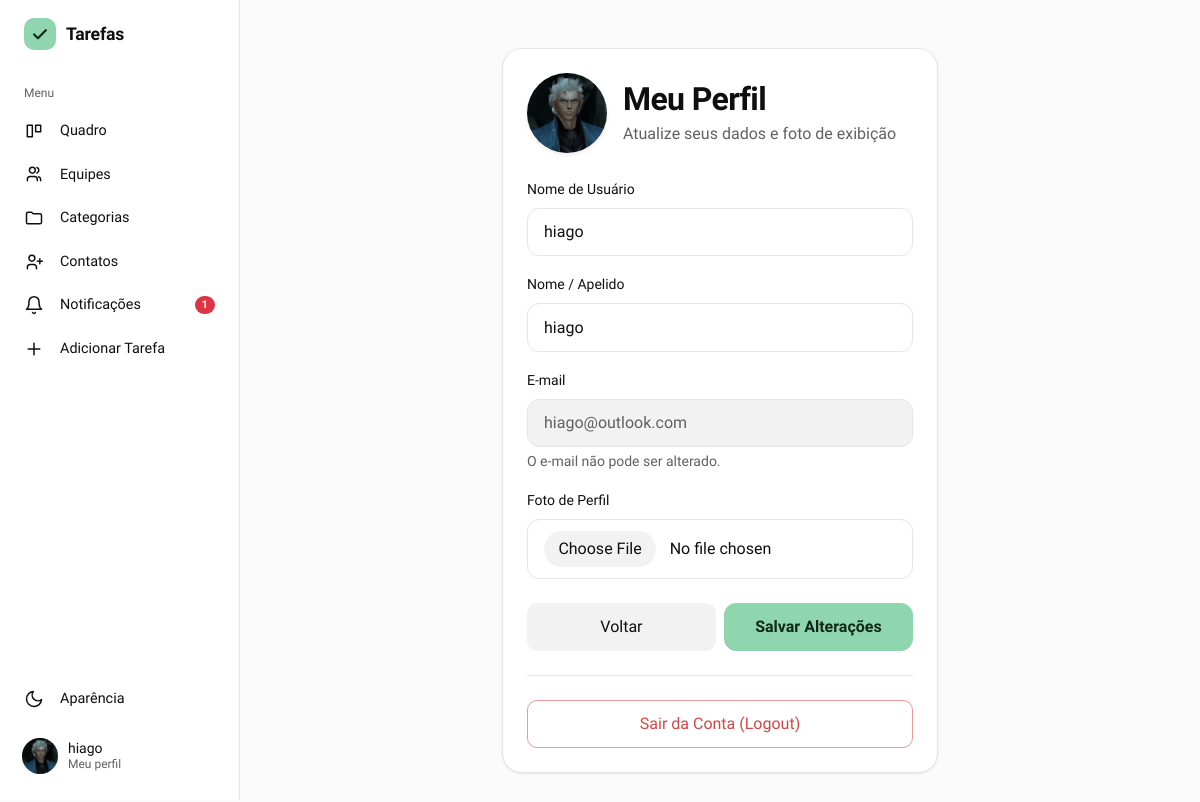
The page /perfil (signed in) on the database its author committed.
### gerenciador_de_tarefas/models.py (models this page shows)
class Usuario(db.Model, UserMixin):
    id = db.Column(db.Integer, primary_key=True)
    nomeUsuario = db.Column(db.String(50), unique=True, nullable=False)
    email = db.Column(db.String(254), unique=True, nullable=False)
    senha = db.Column(db.String(255), nullable=False)
    nome = db.Column(db.String(100), nullable=False)
    tarefasCriadas = db.relationship('Tarefa', backref='criador', foreign_keys='Tarefa.criador_id', lazy=True)
    tarefasAtribuidas = db.relationship('Tarefa', backref='responsavel', foreign_keys='Tarefa.responsavel_id', lazy=True)
    cargo = db.Column(db.String(20), nullable=False, default='usuario') #admin ou usuario
    foto_perfil = db.Column(db.String(200), nullable=True, default='default.png')
    ordenacao_quadro = db.Column(db.String(30), nullable=False, default='padrao')

### gerenciador_de_tarefas/app.py (the view, shortened to what this page needs)
@app.route('/perfil', methods=['GET', 'POST'])
@login_required
def perfil():
    return render_template('perfil.html')

### gerenciador_de_tarefas/app.py (called while the page is built)
@login_manager.user_loader
def load_user(user_id):
    return db.session.get(Usuario, int(user_id))

@app.context_processor
def injetar_categorias_globais():
    if current_user.is_authenticated:
        return dict(categorias_globais=categorias_acessiveis())
    return dict(categorias_globais=[])

@app.context_processor
def injetar_notificacoes():
    if not current_user.is_authenticated:
        return dict(n_notificacoes=0)
    n = (Contato.query.filter_by(destinatario_id=current_user.id, status='pendente').count()
         + ConviteEquipe.query.filter_by(convidado_id=current_user.id).count()
         + Tarefa.query.filter_by(responsavel_id=current_user.id, aceite='aguardando').count())
    return dict(n_notificacoes=n)

def categorias_do_usuario():
    return Categoria.query.filter_by(usuario_id=current_user.id).order_by(Categoria.nome).all()

def categorias_acessiveis():
    proprias = categorias_do_usuario()
    de_outros = [cs.categoria for cs in CategoriaCompartilhada.query.filter_by(usuario_id=current_user.id).all()]
    return proprias + sorted(de_outros, key=lambda c: c.nome.lower())

### gerenciador_de_tarefas/templates/perfil.html (shortened to what this page needs)
{% extends "base.html" %}
{% block content %}
<div class="row justify-content-center mt-4">
    <div class="col-12 col-md-8 col-lg-6">
        <div class="cartao">
            <div class="d-flex align-items-center mb-4 gap-3">
                {% if current_user.foto_perfil and current_user.foto_perfil != 'default.png' %}
                    <img src="{{ url_for('static', filename='uploads/' + current_user.foto_perfil) }}?v={{ range(1, 1000)|random }}" alt="Foto de Perfil" class="rounded-circle shadow-sm" style="width: 80px; height: 80px; object-fit: cover;">
                {% else %}
                    <div class="rounded-circle bg-secondary d-flex align-items-center justify-content-center text-white fw-bold fs-3 shadow-sm" style="width: 80px; height: 80px;">
                        {{ current_user.nomeUsuario[:1]|upper }}
                    </div>
                {% endif %}
                <div>
                    <h2 class="fw-bold mb-1">Meu Perfil</h2>
                    <p class="text-secondary mb-0">Atualize seus dados e foto de exibição</p>
                </div>
            </div>
            <form method="POST" enctype="multipart/form-data">
                <div class="mb-3">
                    <label class="form-label" for="nomeUsuario">Nome de Usuário</label>
                    <input type="text" id="nomeUsuario" name="nomeUsuario" class="form-control" value="{{ current_user.nomeUsuario }}" required>
                </div>
                <div class="mb-3">
                    <label class="form-label" for="nome">Nome / Apelido</label>
                    <input type="text" id="nome" name="nome" class="form-control" value="{{ current_user.nome or '' }}" placeholder="Como quer ser chamado">
                </div>
                <div class="mb-3">
                    <label class="form-label" for="email">E-mail</label>
                    <input type="email" id="email" class="form-control" value="{{ current_user.email }}" disabled>
                    <div class="form-text">O e-mail não pode ser alterado.</div>
                </div>
                <div class="mb-4">
                    <label class="form-label" for="foto_perfil">Foto de Perfil</label>
                    <input type="file" id="foto_perfil" name="foto_perfil" class="form-control" accept="image/*">
                </div>
                <div class="d-flex gap-2 mb-3">
                    <a href="{{ url_for('quadro') }}" class="btn btn-outline-secondary w-50" style="border-radius:10px; padding:.7rem 1rem;">Voltar</a>
                    <button type="submit" class="btn btn-principal w-50">Salvar Alterações</button>
                </div>
            </form>
            <hr class="my-4">
            <div class="text-center">
                <a href="{{ url_for('logout') }}" class="btn btn-outline-danger w-100" style="border-radius:10px; padding:.7rem 1rem;">Sair da Conta (Logout)</a>
            </div>
        </div>
    </div>
</div>
{% endblock %}

### gerenciador_de_tarefas/templates/base.html (shortened to what this page needs)
<!doctype html>
<html lang="pt-br">
  <head>
    <link
      rel="stylesheet"
      href="https://cdn.jsdelivr.net/npm/bootstrap@5.3.0/dist/css/bootstrap.min.css"
    />
    <link
      rel="stylesheet"
      href="{{ url_for('static', filename='static.css') }}"
    />
    <link rel="stylesheet" href="https://cdn.jsdelivr.net/npm/flatpickr/dist/flatpickr.min.css">
    <link rel="stylesheet" href="https://cdn.jsdelivr.net/npm/flatpickr/dist/themes/dark.css">
  </head>
  <body>
    {% macro aparencia(direcao='dropup') %}
    <div class="{{ direcao }}">
      <button
        class="menu-item"
        type="button"
        data-bs-toggle="dropdown"
        data-bs-auto-close="outside"
        aria-expanded="false"
      >
        <svg viewBox="0 0 24 24" fill="none" stroke="currentColor" stroke-width="1.8" stroke-linecap="round" stroke-linejoin="round" aria-hidden="true"><path d="M21 12.8A9 9 0 1111.2 3a7 7 0 009.8 9.8z"/></svg>
        <span>Aparência</span>
      </button>
    </div>
    {% endmacro %}
    {% macro logo() %}
    <span class="marca-icone">
      <svg width="20" height="20" viewBox="0 0 24 24" fill="none" stroke="currentColor" stroke-width="2.6" stroke-linecap="round" stroke-linejoin="round" aria-hidden="true"><path d="M5 12.5l4.5 4.5L19 7.5"/></svg>
    </span>
    {% endmacro %}
    {% set ep = request.endpoint or '' %}
    {% if current_user.is_authenticated %}
    <div class="app">
      <aside class="lateral" aria-label="Menu principal">
        <a
          class="marca"
          href="{{ url_for('admin_dashboard') if current_user.cargo == 'admin' else url_for('quadro') }}"
        >{{ logo() }}<span>Tarefas</span></a>
        <div class="menu-titulo">Menu</div>
        <a class="menu-item {{ 'ativo' if ep == 'quadro' }}" href="{{ url_for('quadro') }}">
          <svg viewBox="0 0 24 24" fill="none" stroke="currentColor" stroke-width="1.8" stroke-linecap="round" stroke-linejoin="round" aria-hidden="true"><path d="M4 5h6v14H4zM14 5h6v8h-6z"/></svg>
          <span>Quadro</span>
        </a>
        <a class="menu-item {{ 'ativo' if ep in ['equipes', 'ver_equipe', 'adicionar_tarefa_equipe'] }}" href="{{ url_for('equipes') }}">
          <svg viewBox="0 0 24 24" fill="none" stroke="currentColor" stroke-width="1.8" stroke-linecap="round" stroke-linejoin="round" aria-hidden="true"><path d="M16 20v-1.5a3.5 3.5 0 00-3.5-3.5h-5A3.5 3.5 0 004 18.5V20M10 11a3.5 3.5 0 100-7 3.5 3.5 0 000 7zM20 20v-1.5a3.5 3.5 0 00-2.5-3.3M15.5 4.2a3.5 3.5 0 010 6.6"/></svg>
          <span>Equipes</span>
        </a>
        <a class="menu-item {{ 'ativo' if ep in ['ver_categorias', 'ver_categoria'] }}" href="{{ url_for('ver_categorias') }}">
          <svg viewBox="0 0 24 24" fill="none" stroke="currentColor" stroke-width="1.8" stroke-linejoin="round" aria-hidden="true"><path d="M3 7a2 2 0 012-2h4l2 2h8a2 2 0 012 2v8a2 2 0 01-2 2H5a2 2 0 01-2-2z"/></svg>
          <span>Categorias</span>
        </a>
        <a class="menu-item {{ 'ativo' if ep == 'contatos' }}" href="{{ url_for('contatos') }}">
          <svg viewBox="0 0 24 24" fill="none" stroke="currentColor" stroke-width="1.8" stroke-linecap="round" stroke-linejoin="round" aria-hidden="true"><path d="M15 20v-1.5a3.5 3.5 0 00-3.5-3.5h-4A3.5 3.5 0 004 18.5V20M9.5 11a3.5 3.5 0 100-7 3.5 3.5 0 000 7zM19 8v6M16 11h6"/></svg>
          <span>Contatos</span>
        </a>
        <a class="menu-item {{ 'ativo' if ep == 'notificacoes' }}" href="{{ url_for('notificacoes') }}">
          <svg viewBox="0 0 24 24" fill="none" stroke="currentColor" stroke-width="1.8" stroke-linecap="round" stroke-linejoin="round" aria-hidden="true"><path d="M6 8a6 6 0 0112 0c0 7 3 9 3 9H3s3-2 3-9M10.3 21a1.9 1.9 0 003.4 0"/></svg>
          <span>Notificações</span>
          {% if n_notificacoes %}<span class="badge rounded-pill text-bg-danger ms-auto">{{ n_notificacoes }}</span>{% endif %}
        </a>
        <a class="menu-item" href="#" data-bs-toggle="modal" data-bs-target="#modalAdicionarTarefa">
          <svg viewBox="0 0 24 24" fill="none" stroke="currentColor" stroke-width="1.8" stroke-linecap="round" aria-hidden="true"><path d="M12 5v14M5 12h14"/></svg>
          <span>Adicionar Tarefa</span>
        </a>
        <div class="menu-espaco"></div>
        {{ aparencia('dropup') }}
        <a href="#" class="usuario-card mt-2 text-decoration-none" data-bs-toggle="modal" data-bs-target="#modalPerfil" title="Meu Perfil">
          {% if current_user.foto_perfil and current_user.foto_perfil != 'default.png' %}
            <img src="{{ url_for('static', filename='uploads/' + current_user.foto_perfil) }}" alt="" class="usuario-foto" />
          {% else %}
            <span class="usuario-foto">{{ current_user.nomeUsuario[:1]|upper }}</span>
          {% endif %}
          <span class="usuario-nome">{{ current_user.nome or current_user.nomeUsuario }}<small>Meu perfil</small></span>
        </a>
      </aside>
      <main class="conteudo">
        <div class="conteudo-interno">
    {% endif %}
    {% block content %}{% endblock %}
    {% if current_user.is_authenticated %}
        </div>
      </main>
    </div>
    {% else %}
    </main>
    {% endif %}
  </body>
</html>

### rows shown on the page
Usuario: foto_perfil (picture), nome "hiago", nomeUsuario "hiago", email "hiago@outlook.com"

### other values the page prints
{{ n_notificacoes }} "1"
